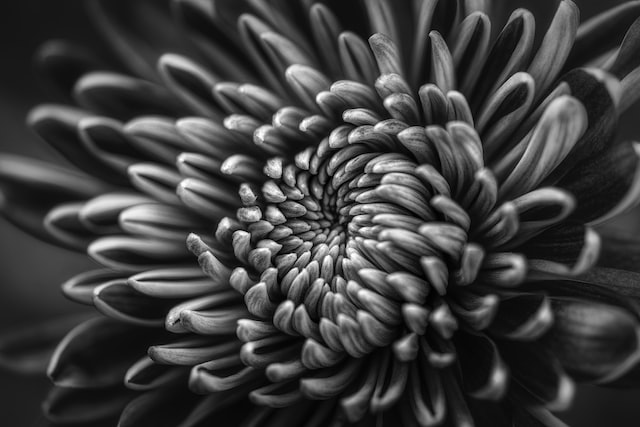
#> input picture projeto_filtros/filtro_laplaciano/entrada.png, 640 x 427 px
$ python main.py
#> lines starting #> are read from the running program, lines starting #| are printed output that depends on the picture
import numpy as np
import cv2

MASCARAS = {
    'A': np.array([[ 0,  1,  0],
                   [ 1, -4,  1],
                   [ 0,  1,  0]], dtype=np.float64),

    'B': np.array([[ 1,  1,  1],
                   [ 1, -8,  1],
                   [ 1,  1,  1]], dtype=np.float64),

    'C': np.array([[ 0, -1,  0],
                   [-1,  4, -1],
                   [ 0, -1,  0]], dtype=np.float64),

    'D': np.array([[-1, -1, -1],
                   [-1,  8, -1],
                   [-1, -1, -1]], dtype=np.float64)
}

def aplicar_convolucao(imagem, mascara):
    h_img, w_img = imagem.shape
    h_k, w_k = mascara.shape
    pad_y, pad_x = h_k // 2, w_k // 2

    img_padded = np.pad(imagem, ((pad_y, pad_y), (pad_x, pad_x)), mode='constant', constant_values=0)
    saida = np.zeros((h_img, w_img), dtype=np.float64)

    for i in range(h_img):
        for j in range(w_img):
            regiao = img_padded[i : i + h_k, j : j + w_k]
            saida[i, j] = np.sum(regiao * mascara)

    return saida

def tratar_negativos_zero(matriz):
    return np.clip(matriz, 0, 255).astype(np.uint8)

def tratar_negativos_escala(matriz):
    min_val, max_val = np.min(matriz), np.max(matriz)
    if max_val - min_val == 0:
        return np.zeros_like(matriz, dtype=np.uint8)
    escala = 255.0 * (matriz - min_val) / (max_val - min_val)
    return escala.astype(np.uint8)

def realce_laplaciano(imagem, tipo_mascara):
    mascara = MASCARAS[tipo_mascara]
    lap = aplicar_convolucao(imagem.astype(np.float64), mascara)
    c = -1.0 if mascara[1, 1] < 0 else 1.0
    realcada = imagem.astype(np.float64) + (c * lap)
    return np.clip(realcada, 0, 255).astype(np.uint8)

if __name__ == "__main__":
    img = cv2.imread("entrada.png", cv2.IMREAD_GRAYSCALE)
#> img is the input picture: shape (427, 640); min 0, max 255, mean 63.1
    if img is None:
        img = np.zeros((100, 100), dtype=np.uint8)
        img[25:75, 25:75] = 200

    for chave in ['A', 'B', 'C', 'D']:
        lap = aplicar_convolucao(img.astype(np.float64), MASCARAS[chave])
        cv2.imwrite(f"laplaciano_{chave}_zero.png", tratar_negativos_zero(lap))
        cv2.imwrite(f"laplaciano_{chave}_escala.png", tratar_negativos_escala(lap))
        cv2.imwrite(f"realce_{chave}.png", realce_laplaciano(img, chave))
#> this loop made 4 passes
#> pass 1, in aplicar_convolucao, `img_padded = np.pad(imagem, ((pad_y, pad_y), (pad_x, pad_x)), mode='co..`:
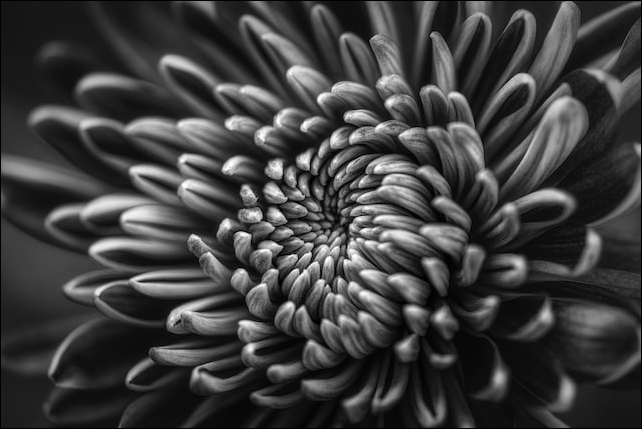
#> img_padded: shape (429, 642) float64; min 0, max 255, mean 62.6
#> pass 1, `lap = aplicar_convolucao(img.astype(np.float64), MASCARAS[chave])`:
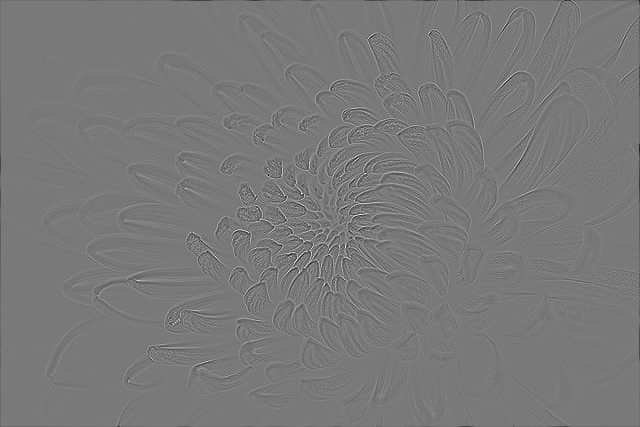
#> lap: shape (427, 640) float64; min -282, max 309, mean -0.3; drawn with min black and max white
#> pass 1, `cv2.imwrite(f"laplaciano_{chave}_zero.png", tratar_negativos_zero(lap))`:
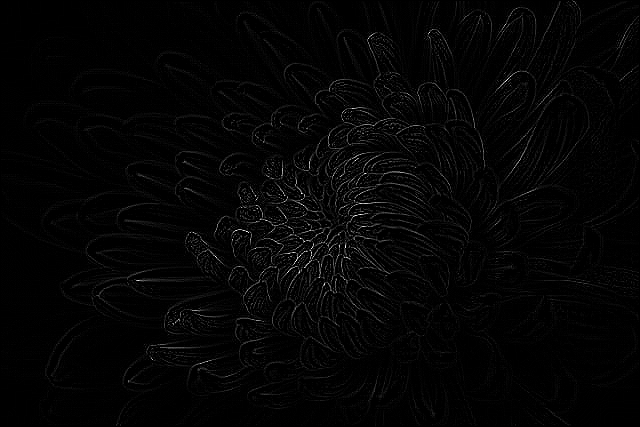
#> saved as laplaciano_A_zero.png: shape (427, 640); min 0, max 255, mean 4.5
#> after the loop:
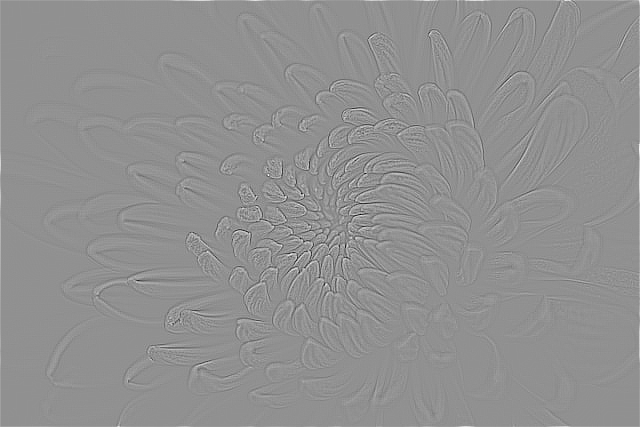
#> lap: shape (427, 640) float64; min -814, max 618, mean 1; drawn with min black and max white
